Frame 1 (no input): blank canvas, image omitted
Frame 60 (the mouse pressed at the canvas centre just before this capture): blank canvas, image omitted
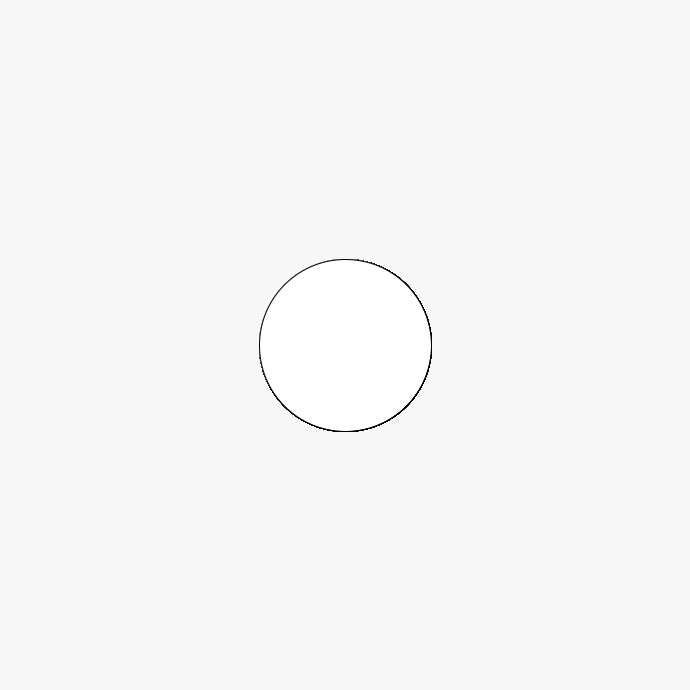
Frame 120 (the mouse held since frame 60 and released just before this capture)

The Processing sketch whose frames 1 and 60 were blank and that drew this single picture after the mouse press (run headless with seeded random() and noise(); from frame 60 on, the mouse is pressed at the canvas centre):

// Processing sketch: processing_102990
// ── processing_102990.pde

void setup() {
size (690, 690);
background (247, 247, 247);
stroke (1);
}
void draw () {
ellipse (345, 345, mouseX/2, mouseY/2);
}
